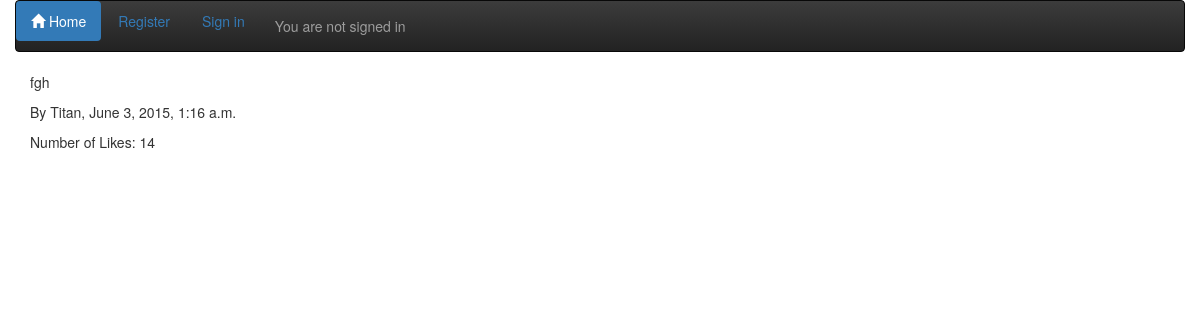
The app's page /site_details/17/ with its own data.
### theme/models.py (models this page shows, shortened)
class Comment(models.Model):
	comment = models.TextField()
	likes = models.PositiveIntegerField(default=0)
	comment_by = models.ForeignKey(User, related_name="written_comments")
	comment_datetime = models.DateTimeField()
	class Meta:
		ordering = ['-comment_datetime']

### theme/views.py (the view)
# urls.py: url(r'^(\d+)/$', theme_views.comment_details, name='comment_details'),
def comment_details(request, comment_id):
	comments = Comment.objects.all().filter(id=comment_id)
	context = {
	'comments': comments,
	}
	return render(request, 'theme/comment_details.html', context)

### theme/templates/theme/comment_details.html (shortened to what this page needs)
{% extends 'theme/base.html' %}
{% block container %}
{% for comment in comments %}
<div class="container">
	<p>{{ comment.comment }}</p>
	<p>By {{ comment.comment_by }}, {{ comment.comment_datetime }} </p>
	<p>Number of Likes: {{ comment.likes }}</p>
</div>
{% endfor %}
{% endblock %}

### records on screen
Comment: comment "fgh", comment_by "Titan", comment_datetime "June 3, 2015, 1:16 a.m.", likes "14"
